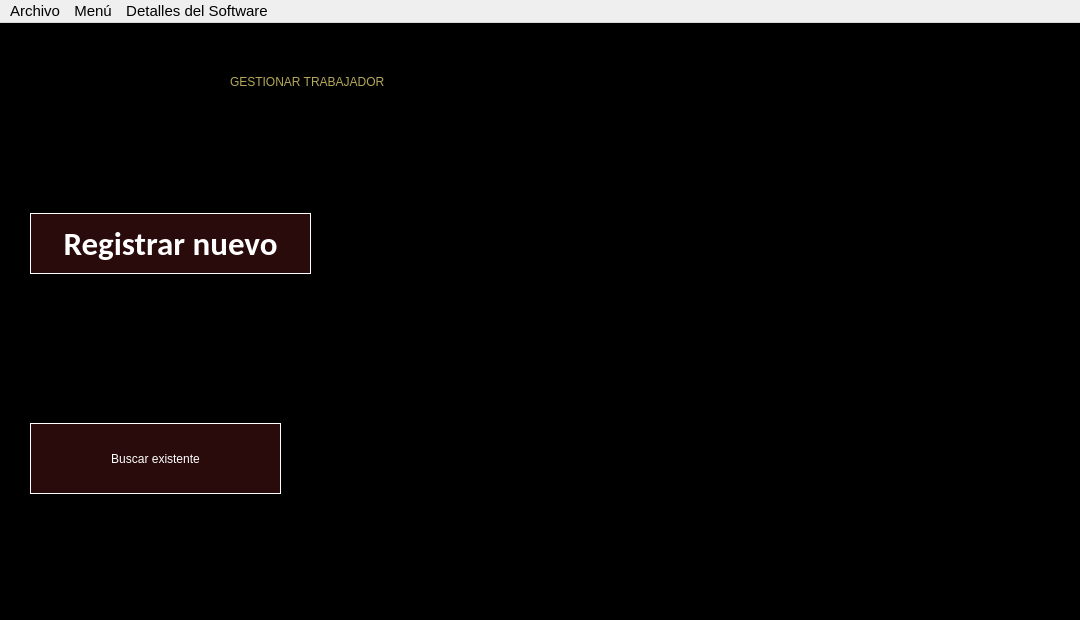
<?xml version="1.0" encoding="UTF-8"?>
<ui version="4.0">
 <class>MainWindow</class>
 <widget class="QMainWindow" name="MainWindow">
  <property name="geometry">
   <rect>
    <x>0</x>
    <y>0</y>
    <width>1080</width>
    <height>620</height>
   </rect>
  </property>
  <property name="minimumSize">
   <size>
    <width>1080</width>
    <height>620</height>
   </size>
  </property>
  <property name="maximumSize">
   <size>
    <width>1080</width>
    <height>620</height>
   </size>
  </property>
  <property name="font">
   <font>
    <pointsize>9</pointsize>
   </font>
  </property>
  <property name="windowTitle">
   <string>Gestión de Sueldos</string>
  </property>
  <property name="styleSheet">
   <string notr="true">QWidget#centralwidget{
background-color: rgb(0, 0, 0);
}
</string>
  </property>
  <widget class="QWidget" name="centralwidget">
   <widget class="QLabel" name="label">
    <property name="geometry">
     <rect>
      <x>230</x>
      <y>20</y>
      <width>651</width>
      <height>78</height>
     </rect>
    </property>
    <property name="styleSheet">
     <string notr="true">font: 700 40pt &quot;Calibri&quot;;
color: rgb(182, 169, 89);
</string>
    </property>
    <property name="text">
     <string>GESTIONAR TRABAJADOR</string>
    </property>
   </widget>
   <widget class="QPushButton" name="pushButton_BuscarExistente">
    <property name="geometry">
     <rect>
      <x>30</x>
      <y>400</y>
      <width>251</width>
      <height>71</height>
     </rect>
    </property>
    <property name="cursor">
     <cursorShape>PointingHandCursor</cursorShape>
    </property>
    <property name="autoFillBackground">
     <bool>false</bool>
    </property>
    <property name="styleSheet">
     <string notr="true">font: 700 25pt &quot;Calibri&quot;;
color: white;
border: 1px solid white;
background-color: rgb(41, 11, 11);</string>
    </property>
    <property name="text">
     <string>Buscar existente</string>
    </property>
   </widget>
   <widget class="QPushButton" name="pushButton_RegistrarNuevo">
    <property name="geometry">
     <rect>
      <x>30</x>
      <y>190</y>
      <width>281</width>
      <height>61</height>
     </rect>
    </property>
    <property name="sizePolicy">
     <sizepolicy hsizetype="Fixed" vsizetype="Fixed">
      <horstretch>0</horstretch>
      <verstretch>0</verstretch>
     </sizepolicy>
    </property>
    <property name="font">
     <font>
      <family>Calibri</family>
      <pointsize>25</pointsize>
      <italic>false</italic>
      <bold>true</bold>
     </font>
    </property>
    <property name="cursor">
     <cursorShape>PointingHandCursor</cursorShape>
    </property>
    <property name="autoFillBackground">
     <bool>false</bool>
    </property>
    <property name="styleSheet">
     <string notr="true">font: 700 25pt &quot;Calibri&quot;;
color: white;
border: 1px solid white;
background-color: rgb(41, 11, 11);</string>
    </property>
    <property name="text">
     <string>Registrar nuevo</string>
    </property>
    <property name="checkable">
     <bool>false</bool>
    </property>
    <property name="autoRepeat">
     <bool>false</bool>
    </property>
    <property name="autoDefault">
     <bool>false</bool>
    </property>
    <property name="flat">
     <bool>false</bool>
    </property>
   </widget>
   <widget class="QPushButton" name="pushButtonRegresar">
    <property name="geometry">
     <rect>
      <x>990</x>
      <y>500</y>
      <width>61</width>
      <height>61</height>
     </rect>
    </property>
    <property name="font">
     <font>
      <pointsize>36</pointsize>
     </font>
    </property>
    <property name="cursor">
     <cursorShape>PointingHandCursor</cursorShape>
    </property>
    <property name="styleSheet">
     <string notr="true"/>
    </property>
    <property name="text">
     <string/>
    </property>
    <property name="icon">
     <iconset>
      <normaloff>flecha_regresar.png</normaloff>flecha_regresar.png</iconset>
    </property>
    <property name="iconSize">
     <size>
      <width>50</width>
      <height>50</height>
     </size>
    </property>
    <property name="autoDefault">
     <bool>false</bool>
    </property>
    <property name="default">
     <bool>false</bool>
    </property>
    <property name="flat">
     <bool>true</bool>
    </property>
   </widget>
   <widget class="QLabel" name="label_2">
    <property name="geometry">
     <rect>
      <x>300</x>
      <y>160</y>
      <width>611</width>
      <height>411</height>
     </rect>
    </property>
    <property name="text">
     <string/>
    </property>
    <property name="pixmap">
     <pixmap>darkTrabajadorMejorado.png</pixmap>
    </property>
    <property name="scaledContents">
     <bool>true</bool>
    </property>
   </widget>
   <zorder>label_2</zorder>
   <zorder>label</zorder>
   <zorder>pushButton_BuscarExistente</zorder>
   <zorder>pushButton_RegistrarNuevo</zorder>
   <zorder>pushButtonRegresar</zorder>
  </widget>
  <widget class="QMenuBar" name="menubarMenuTrabajador">
   <property name="geometry">
    <rect>
     <x>0</x>
     <y>0</y>
     <width>1080</width>
     <height>26</height>
    </rect>
   </property>
   <property name="font">
    <font>
     <pointsize>11</pointsize>
     <italic>false</italic>
     <bold>false</bold>
    </font>
   </property>
   <widget class="QMenu" name="menubarArchivo">
    <property name="font">
     <font>
      <pointsize>11</pointsize>
     </font>
    </property>
    <property name="title">
     <string>Archivo</string>
    </property>
    <addaction name="separator"/>
    <addaction name="actionSalir"/>
   </widget>
   <widget class="QMenu" name="menubarMenu">
    <property name="font">
     <font>
      <pointsize>11</pointsize>
     </font>
    </property>
    <property name="title">
     <string>Menú</string>
    </property>
    <addaction name="actionInicio"/>
    <addaction name="actionTrabajador"/>
    <addaction name="actionBonificaciones"/>
   </widget>
   <widget class="QMenu" name="menubarDetallesDelSoftware">
    <property name="font">
     <font>
      <pointsize>11</pointsize>
     </font>
    </property>
    <property name="title">
     <string>Detalles del Software</string>
    </property>
    <addaction name="actionAcercaDeGestorDeSueldosV1"/>
    <addaction name="actionAcercaDeNosotros"/>
   </widget>
   <addaction name="menubarArchivo"/>
   <addaction name="menubarMenu"/>
   <addaction name="menubarDetallesDelSoftware"/>
  </widget>
  <action name="actionSobre_nosotros">
   <property name="text">
    <string>Sobre nosotros</string>
   </property>
  </action>
  <action name="actionSalir">
   <property name="text">
    <string>Salir</string>
   </property>
  </action>
  <action name="actionAa">
   <property name="text">
    <string>Aa</string>
   </property>
  </action>
  <action name="actionInicio">
   <property name="text">
    <string>Inicio</string>
   </property>
  </action>
  <action name="actionTrabajador">
   <property name="text">
    <string>Trabajador</string>
   </property>
  </action>
  <action name="actionBonificaciones">
   <property name="text">
    <string>Bonificaciones</string>
   </property>
  </action>
  <action name="actionAcercaDeGestorDeSueldosV1">
   <property name="text">
    <string>Acerca de Gestor de Sueldos v1</string>
   </property>
  </action>
  <action name="actionAcercaDeNosotros">
   <property name="text">
    <string>Acerca de nosotros</string>
   </property>
  </action>
 </widget>
 <resources/>
 <connections/>
</ui>
